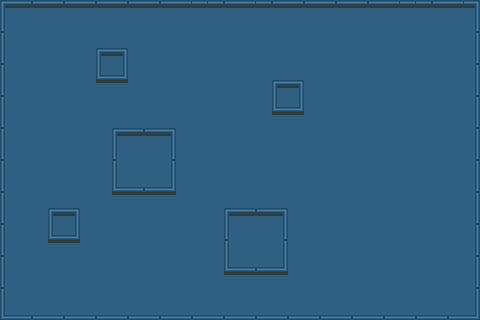

The image is a tile-based game level rendered from a .tmx file. Its description and complete source (layers, tilesets, objects, tile grids) follow:
An orthogonal 30x20 tile map with 16x16 px tiles, 1 tile layer (main), 1 hidden layer not drawn and 9 objects (9x wall).

<map version="1.4" tiledversion="1.4.1" orientation="orthogonal" renderorder="right-down" compressionlevel="0" width="30" height="20" tilewidth="16" tileheight="16" infinite="0" nextlayerid="4" nextobjectid="13">
 <editorsettings>
  <export target="map1.json" format="json" />
 </editorsettings>
 <tileset firstgid="1" name="tileset" tilewidth="16" tileheight="16" tilecount="256" columns="16">
  <image source="tileset.png" width="256" height="256" />
  <tile id="8">
   <properties>
    <property name="blocked" type="bool" value="true" />
   </properties>
  </tile>
 </tileset>
 <layer id="1" name="main" width="30" height="20">
  <data encoding="csv">
1,2,3,4,5,6,7,2,3,4,5,6,2,2,3,4,4,5,6,7,2,3,4,5,6,2,2,3,4,8,
17,52,53,52,53,52,53,52,53,52,53,52,53,52,53,52,53,52,53,53,53,53,53,53,53,53,53,53,53,24,
33,68,69,68,69,68,69,68,69,68,69,68,69,68,69,68,69,68,69,53,53,53,53,53,53,53,53,53,53,40,
49,52,53,52,53,52,35,38,53,52,53,52,53,52,53,52,53,52,53,53,53,53,53,53,53,53,53,53,53,56,
65,68,69,68,53,53,83,86,69,68,69,68,69,68,69,68,69,68,69,53,53,53,53,53,53,53,53,53,53,72,
81,52,53,52,53,53,101,101,53,52,53,52,53,52,53,52,53,35,38,53,53,53,53,53,53,53,53,53,53,88,
97,68,69,68,53,53,53,68,69,68,69,68,69,68,69,68,69,83,86,53,53,53,53,53,53,53,53,53,53,104,
17,52,53,52,53,52,53,52,53,52,53,52,53,53,53,53,53,101,101,53,53,53,53,53,53,53,53,53,53,24,
33,68,69,68,69,68,69,35,36,37,38,68,69,68,53,53,53,68,69,53,53,53,53,53,53,53,53,53,53,40,
49,52,53,52,53,52,53,51,52,53,54,52,53,52,53,53,53,52,53,53,53,53,53,53,53,53,53,53,53,56,
65,68,69,68,69,68,69,67,68,69,70,68,69,68,69,68,69,68,69,53,53,53,53,53,53,53,53,53,53,72,
81,52,53,52,53,52,53,83,84,85,86,52,53,52,53,52,53,52,53,53,53,53,53,53,53,53,53,53,53,88,
97,68,69,68,69,68,69,99,100,101,102,68,69,68,69,68,69,68,69,53,53,53,53,53,53,53,53,53,53,104,
17,52,53,35,38,52,53,52,53,52,53,52,53,53,35,36,37,38,53,53,53,53,53,53,53,53,53,53,53,24,
33,68,69,83,86,68,69,68,69,68,69,68,69,53,51,52,53,54,69,53,53,53,53,53,53,53,53,53,53,40,
49,52,53,99,102,52,53,52,53,52,53,52,53,53,67,68,69,70,53,53,53,53,53,53,53,53,53,53,53,56,
65,68,69,68,69,68,69,68,69,68,69,68,69,53,83,84,85,86,69,53,53,53,53,53,53,53,53,53,53,72,
81,52,53,52,53,52,53,52,53,52,53,52,53,53,100,101,102,101,53,53,53,53,53,53,53,53,53,53,53,88,
97,68,69,68,69,68,69,68,69,68,69,68,69,68,69,68,69,68,69,68,69,68,69,68,69,68,69,68,69,104,
113,114,115,116,117,118,119,114,115,116,117,118,119,114,115,116,117,118,119,114,115,116,117,118,119,114,115,116,117,120
</data>
 </layer>
 <layer id="3" name="blocked" width="30" height="20" visible="0">
  <data encoding="csv">
9,9,9,9,9,9,9,9,9,9,9,9,9,9,9,9,9,9,9,9,9,9,9,9,9,9,9,9,9,9,
9,0,0,0,0,0,0,0,0,0,0,0,0,0,0,0,0,0,0,0,0,0,0,0,0,0,0,0,0,9,
9,0,0,0,0,0,0,0,0,0,0,0,0,0,0,0,0,0,0,0,0,0,0,0,0,0,0,0,0,9,
9,0,0,0,0,0,9,9,0,0,0,0,0,0,0,0,0,0,0,0,0,0,0,0,0,0,0,0,0,9,
9,0,0,0,0,0,9,9,0,0,0,0,0,0,0,0,0,0,0,0,0,0,0,0,0,0,0,0,0,9,
9,0,0,0,0,0,0,0,0,0,0,0,0,0,0,0,0,9,9,0,0,0,0,0,0,0,0,0,0,9,
9,0,0,0,0,0,0,0,0,0,0,0,0,0,0,0,0,9,9,0,0,0,0,0,0,0,0,0,0,9,
9,0,0,0,0,0,0,0,0,0,0,0,0,0,0,0,0,0,0,0,0,0,0,0,0,0,0,0,0,9,
9,0,0,0,0,0,0,9,9,9,9,0,0,0,0,0,0,0,0,0,0,0,0,0,0,0,0,0,0,9,
9,0,0,0,0,0,0,9,9,9,9,0,0,0,0,0,0,0,0,0,0,0,0,0,0,0,0,0,0,9,
9,0,0,0,0,0,0,9,9,9,9,0,0,0,0,0,0,0,0,0,0,0,0,0,0,0,0,0,0,9,
9,0,0,0,0,0,0,9,9,9,9,0,0,0,0,0,0,0,0,0,0,0,0,0,0,0,0,0,0,9,
9,0,0,0,0,0,0,0,0,0,0,0,0,0,0,0,0,0,0,0,0,0,0,0,0,0,0,0,0,9,
9,0,0,9,9,0,0,0,0,0,0,0,0,0,9,9,9,9,0,0,0,0,0,0,0,0,0,0,0,9,
9,0,0,9,9,0,0,0,0,0,0,0,0,0,9,9,9,9,0,0,0,0,0,0,0,0,0,0,0,9,
9,0,0,0,0,0,0,0,0,0,0,0,0,0,9,9,9,9,0,0,0,0,0,0,0,0,0,0,0,9,
9,0,0,0,0,0,0,0,0,0,0,0,0,0,9,9,9,9,0,0,0,0,0,0,0,0,0,0,0,9,
9,0,0,0,0,0,0,0,0,0,0,0,0,0,0,0,0,0,0,0,0,0,0,0,0,0,0,0,0,9,
9,0,0,0,0,0,0,0,0,0,0,0,0,0,0,0,0,0,0,0,0,0,0,0,0,0,0,0,0,9,
9,9,9,9,9,9,9,9,9,9,9,9,9,9,9,9,9,9,9,9,9,9,9,9,9,9,9,9,9,9
</data>
 </layer>
 <objectgroup id="2" name="walls">
  <object id="2" type="wall" x="0" y="0" width="480" height="8" />
  <object id="4" type="wall" x="0" y="312" width="480" height="8" />
  <object id="5" type="wall" x="0" y="8" width="8" height="304" />
  <object id="7" type="wall" x="472" y="8" width="8" height="304" />
  <object id="8" type="wall" x="96" y="48" width="32" height="32" />
  <object id="9" type="wall" x="112" y="128" width="64" height="64" />
  <object id="10" type="wall" x="272" y="80" width="32" height="32" />
  <object id="11" type="wall" x="224" y="208" width="64" height="64" />
  <object id="12" type="wall" x="48" y="208" width="32" height="32" />
 </objectgroup>
</map>
